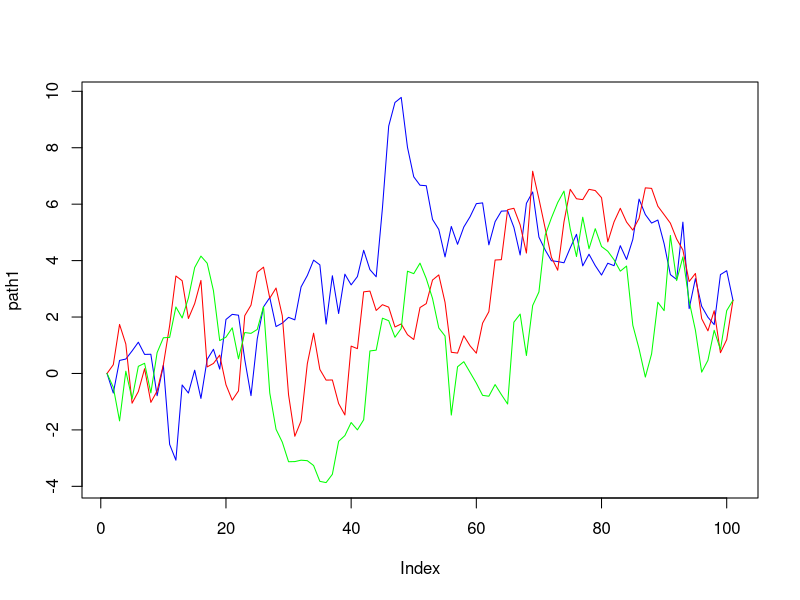
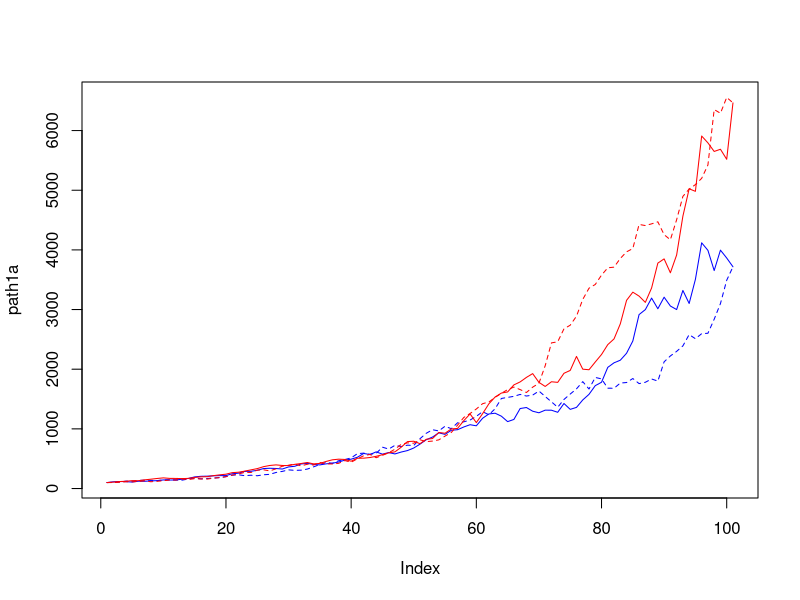
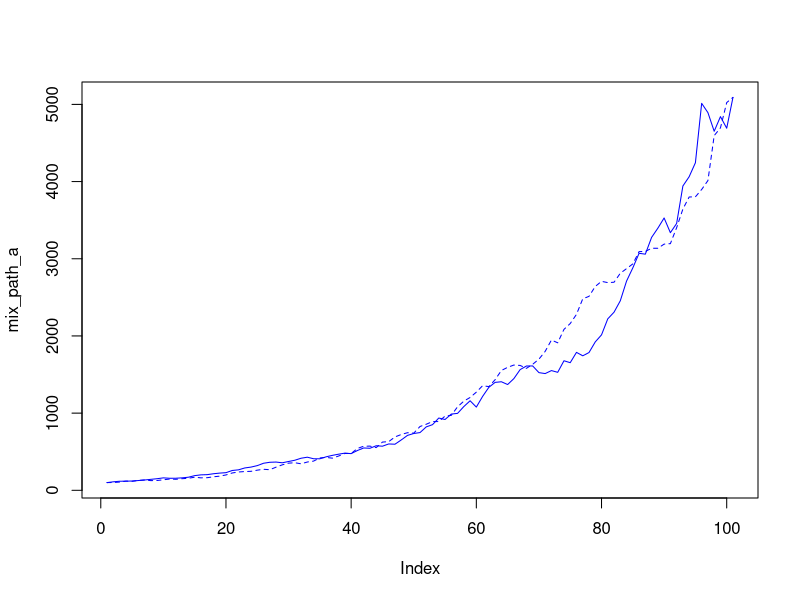

Write R code to recreate these figures, in order. (Note: this script raises an error after producing the figures.)
## ---- chunk 1
# mc_mhr_b_many <- mc_simulation(list(fit_vhr, fit_phr), num_paths = 1e6, num_periods = mc_num_periods, dao = mc_dao)
## ---- chunk 2
# Down-and-out simulation:
# Probability of down-and-out: 0 percent
# 
# Mean portfolio index value after 20 years: 478.339 kr.
# SD of portfolio index value after 20 years: 163.093 kr.
# Min total portfolio index value after 20 years: 2.233 kr.
# Max total portfolio index value after 20 years: 1561.965 kr.
# 
# Share of paths finishing below 100: 0.1181 percent
## ---- chunk 3
x0 <- 100
y0 <- 200
Rx <- 0.5
Ry <- 1.5
## ---- chunk 4
cat(paste0("Let x_0 be ", x0, ".\n"))
cat(paste0("Let y_0 be ", y0, ".\n"))
cat("So the initial value of the pf is", x0 + y0, ".\n")
cat("\n")
cat(paste0("Let R_x be ", Rx, ".\n"))
cat(paste0("Let R_y be ", Ry, ".\n"))
## ---- chunk 5
cat(paste0("x_1 is R_x * x_0 = ", Rx * x0, ".\n"))
cat(paste0("y_1 is R_y * y_0 = ", Ry * y0, ".\n"))
## ---- chunk 6
cat("0.5 * (R_x + R_y) =", 0.5 * (Rx + Ry), "\n")
## ---- chunk 7
cat("(x_0 + y_0) * 0.5 * (R_x + R_y) =", (x0 + y0) * 0.5 * (Rx + Ry), "\n")
## ---- chunk 8
cat("0.5 * (x_1 + y_1) = 0.5 * (R_x * x_0 + R_y * y_0) =", 0.5 * (Rx * x0 + Ry * y0), "\n")
## ---- chunk 9
cat("0.5 * (log(R_x) + log(R_y)) =", 0.5 * (log(Rx) + log(Ry)), "\n")
## ---- chunk 10
cat("(x_0 + y_0) * exp(0.5 * (log(Rx) + log(Ry))) =", (x0 + y0) * exp(0.5 * (log(Rx) + log(Ry))), "\n")
## ---- chunk 11
mc_sim <- function(
    num_runs = 1, 
    num_paths = 1000, 
    num_periods = 20,
    m_a = 0,
    s_a = 0.4,
    m_b = 10,
    s_b = 3
    ) {
  
  data_x <- rnorm(num_periods, m_a, s_a)
  data_y <- rnorm(num_periods, m_b, s_b)
  
  m_data_x <- mean(data_x)
  s_data_x <- sd(data_x)
  m_data_y <- mean(data_y)
  s_data_y <- sd(data_y)
  
  cat("m(data_x):", m_data_x, "\n")
  cat("s(data_x):", s_data_x, "\n")
  cat("m(data_y):", m_data_y, "\n")
  cat("s(data_y):", s_data_y, "\n")
  cat("\n")
  
  m_data_xy <- mean(0.5 * data_x + 0.5 * data_y)
  s_data_xy <- sd(0.5 * data_x + 0.5 * data_y)
  
  cat("m(data_x + data_y):", m_data_xy, "\n")
  cat("s(data_x + data_y):", s_data_xy, "\n")
  cat("\n")
  
  run_sim <- function(num_runs) {
    df <- data.frame(
      m_a = rep(0, num_runs), m_b = rep(0, num_runs), 
      s_a = rep(0, num_runs), s_b = rep(0, num_runs)
    )
    for(j in 1:num_runs) {
      sim_x <- rep(0, num_paths)
      sim_y <- rep(0, num_paths)
      sim_xy <- rep(0, num_paths)
      for(i in 1:num_paths) {
        sim_x[i] <- sum(rnorm(num_periods, m_data_x, s_data_x))
        sim_y[i] <- sum(rnorm(num_periods, m_data_y, s_data_y))
        sim_xy[i] <- sum(rnorm(num_periods, m_data_xy, s_data_xy))
      }

      df$m_a[j] <-  mean(0.5 * sim_x + 0.5 * sim_y)
      df$m_b[j] <-  mean(sim_xy)
      df$s_a[j] <-  sd(0.5 * sim_x + 0.5 * sim_y)
      df$s_b[j] <-  sd(sim_xy)
    }
    df
  }
  
  run_sim(num_runs)
}
## ---- chunk 12
mc_sim_df <- mc_sim(
  num_runs = 10, 
  num_paths = 1000, 
  num_periods = 20,
  m_a = 0,
  s_a = 0.4,
  m_b = 10,
  s_b = 3
)
## ---- chunk 13
knitr::kable(mc_sim_df, digits = 3)
## ---- chunk 14
summary(mc_sim_df)
## ---- chunk 15
vect1 <- c(rnorm(100))
vect2 <- c(sample(vect1, 100))
vect3 <- c(sample(vect1, 100))
path1 <- c(0, cumsum(vect1))
path2 <- c(0, cumsum(vect2))
path3 <- c(0, cumsum(vect3))
plot(path1, type = "l", col = "blue", 
     ylim = c(
       min(c(path1, path2, path3)), 
       max(c(path1, path2, path3))
     )
)
lines(path2, col = "red")
lines(path3, col = "green")
## ---- chunk 16
vect1a <- c(rnorm(100, 0.05, 0.06))
vect1b <- c(sample(vect1a, 100))
vect2a <- c(rnorm(100, 0.05, 0.06))
vect2b <- c(sample(vect2a, 100))

path1a <- 100 * c(1, cumprod(1 + vect1a))
path1b <- 100 * c(1, cumprod(1 + vect1b))
path2a <- 100 * c(1, cumprod(1 + vect2a))
path2b <- 100 * c(1, cumprod(1 + vect2b))

mix_path_a <- 0.5 * path1a + 0.5 * path2a
mix_path_b <- 0.5 * path1b + 0.5 * path2b

plot(path1a, type = "l", lty = 1, col = "blue", 
     ylim = c(
       min(c(path1a, path1b, path2a, path2b)), 
       max(c(path1a, path1b, path2a, path2b))
     )
)
lines(path1b, lty = 2, col = "blue")
lines(path2a, lty = 1, col = "red")
lines(path2b, lty = 2, col = "red")
## ---- chunk 17
plot(mix_path_a, type = "l", lty = 1, col = "blue", 
     ylim = c(
       min(c(mix_path_a, mix_path_b)), 
       max(c(mix_path_a, mix_path_b))
     )
)
lines(mix_path_b, lty = 2, col = "blue")
## ---- chunk 18
var(0.5 * vhr + 0.5 * phr)
0.5^2 * var(vhr) + 0.5^2 * var(phr) + 2 * 0.5 * 0.5 * cov(vhr, phr)
## ---- chunk 19
n <- 50
test_df <- data.frame(m = rep(0, n), s = rep(0, n))
for(i in 1:n) {
  vmrl_smp <- sample(vmrl, 13)
  test_df$m[i] <- mean(0.5 * vmrl_smp + 0.5 * phr)
  test_df$s[i] <- sd(0.5 * vmrl_smp + 0.5 * phr)
}
summary(test_df)
## ---- chunk 20
plot((-20000:20000)/1000, dsstd((-20000:20000)/1000, 0, 7, 5, 1), xlim = c(-20, 20), ylim = c(0, 0.1), type = "l", xlab = "value", ylab = "likelihood", main = "Skew t-distribution density")
lines((-20000:20000)/1000, dsstd((-20000:20000)/1000, 0, 7, 5, 0.5), col="red")
lines((-20000:20000)/1000, dsstd((-20000:20000)/1000, 0, 7, 5, 2), col="blue")
legend("topright", c("xi=1", "xi=0.5", "xi=2"), col = c("black", "red", "blue"), lty = 1)
